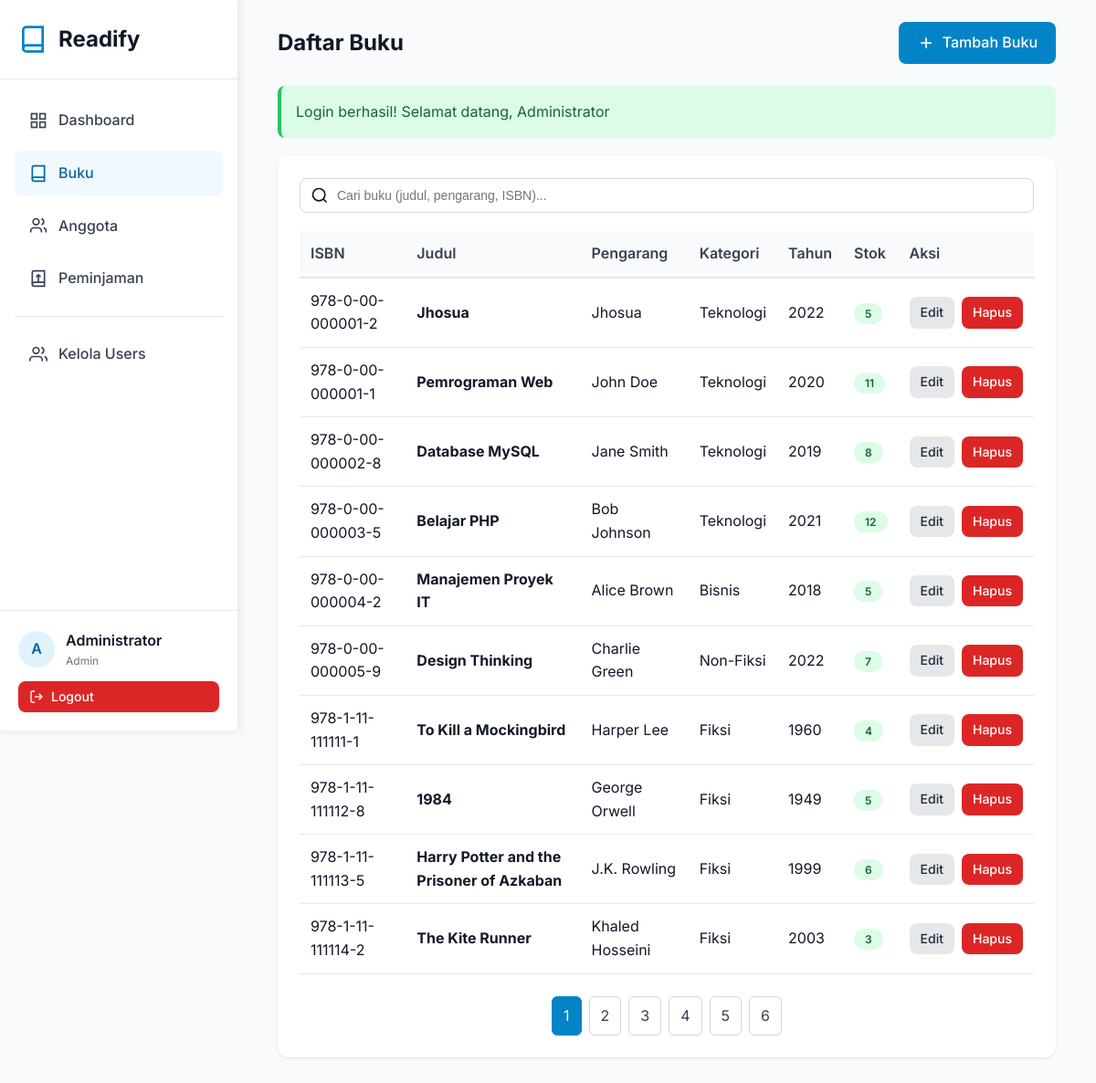
Page /pages/books/index.php (signed in) on the earlier database version.
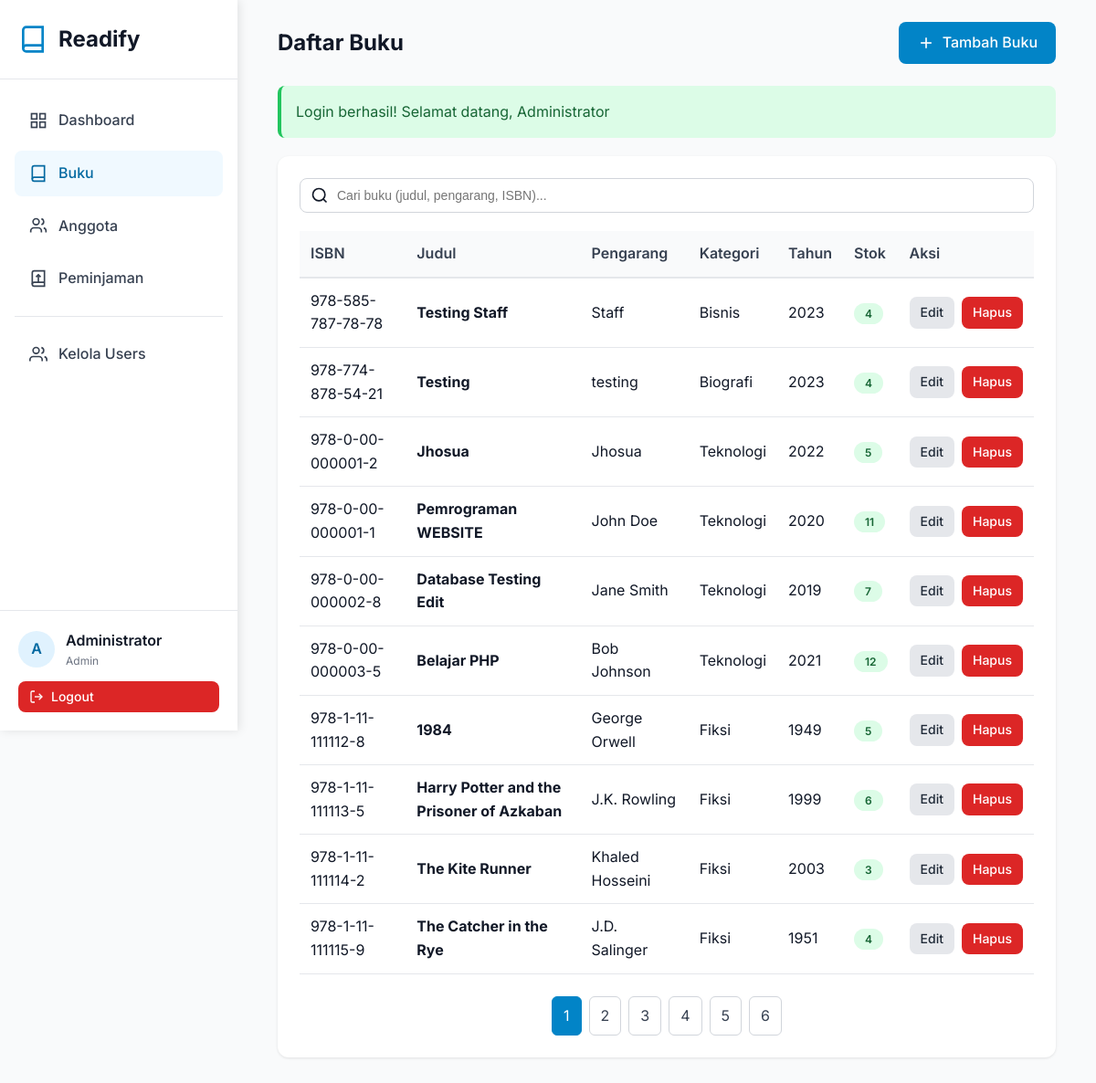
Same page on the later database version.
### tables this page shows
CREATE TABLE `books` (
  `id` int NOT NULL AUTO_INCREMENT,
  `isbn` varchar(20) NOT NULL,
  `title` varchar(255) NOT NULL,
  `author` varchar(100) NOT NULL,
  `publisher` varchar(100) DEFAULT NULL,
  `year` year DEFAULT NULL,
  `category_id` int DEFAULT NULL,
  `stock` int DEFAULT '0',
  `pages` int DEFAULT NULL,
  `description` text,
  `cover_image` varchar(255) DEFAULT NULL,
  `created_at` timestamp NULL DEFAULT CURRENT_TIMESTAMP,
  `updated_at` timestamp NULL DEFAULT CURRENT_TIMESTAMP ON UPDATE CURRENT_TIMESTAMP,
  PRIMARY KEY (`id`),
  UNIQUE KEY `isbn` (`isbn`),
  KEY `category_id` (`category_id`),
  KEY `idx_title` (`title`),
  KEY `idx_author` (`author`),
  KEY `idx_isbn` (`isbn`),
  CONSTRAINT `books_ibfk_1` FOREIGN KEY (`category_id`) REFERENCES `categories` (`id`) ON DELETE SET NULL
);

CREATE TABLE `categories` (
  `id` int NOT NULL AUTO_INCREMENT,
  `name` varchar(50) NOT NULL,
  `description` text,
  `created_at` timestamp NULL DEFAULT CURRENT_TIMESTAMP,
  PRIMARY KEY (`id`),
  UNIQUE KEY `name` (`name`)
);

### config/database.php (called while the page is built, shortened)
<?php
class Database {
    private $host = DB_HOST;
    private $user = DB_USER;
    private $pass = DB_PASS;
    private $dbname = DB_NAME;
    private $conn;
    private function connect() {
        $this->conn = null;
        try {
            $dsn = "mysql:host=" . $this->host . ";dbname=" . $this->dbname . ";charset=utf8mb4";
            $options = [
                PDO::ATTR_ERRMODE => PDO::ERRMODE_EXCEPTION,
                PDO::ATTR_DEFAULT_FETCH_MODE => PDO::FETCH_ASSOC,
                PDO::ATTR_EMULATE_PREPARES => false,
            ];
            $this->conn = new PDO($dsn, $this->user, $this->pass, $options);
        } catch(PDOException $e) {
            $this->error = $e->getMessage();
            die("Connection failed: " . $this->error);
        }
    }
    public function query($sql, $params = []) {
        try {
            $stmt = $this->conn->prepare($sql);
            $stmt->execute($params);
            return $stmt;
        } catch(PDOException $e) {
            throw new Exception($e->getMessage());
        }
    }
    public function fetchAll($sql, $params = []) {
        $stmt = $this->query($sql, $params);
        return $stmt->fetchAll();
    }
    public function fetchOne($sql, $params = []) {
        $stmt = $this->query($sql, $params);
        return $stmt->fetch();
    }
}

### pages/books/index.php (the view, shortened to what the changed rows need)
<?php
$db = new Database();
$page = isset($_GET['page']) ? (int)$_GET['page'] : 1;
$offset = ($page - 1) * ITEMS_PER_PAGE;
$search = isset($_GET['search']) ? sanitize($_GET['search']) : '';
$searchQuery = $search ? " WHERE title LIKE '%$search%' OR author LIKE '%$search%' OR isbn LIKE '%$search%'" : '';
$totalBooks = $db->fetchOne("SELECT COUNT(*) as count FROM books $searchQuery")['count'];
$totalPages = ceil($totalBooks / ITEMS_PER_PAGE);
$books = $db->fetchAll("SELECT b.*, c.name as category_name FROM books b LEFT JOIN categories c ON b.category_id = c.id $searchQuery ORDER BY b.created_at DESC LIMIT " . ITEMS_PER_PAGE . " OFFSET $offset");
include_once '../../includes/header.php';
include_once '../../includes/sidebar.php';
?>
<div class="container">
    <div class="card-header">
        <h1 class="card-title">Daftar Buku</h1>
    </div>
    <div class="card">
        <div class="table-responsive">
            <table class="table">
                <thead>
                    <tr>
                        <th>ISBN</th>
                        <th>Judul</th>
                        <th>Pengarang</th>
                        <th>Kategori</th>
                        <th>Tahun</th>
                        <th>Stok</th>
                        <th>Aksi</th>
                    </tr>
                </thead>
                <tbody>
                    <?php if (empty($books)): ?>
                        <tr>
                            <td colspan="7" style="text-align: center; padding: 40px; color: var(--gray-500);">
                                Tidak ada buku ditemukan
                            </td>
                        </tr>
                    <?php else: ?>
                        <?php foreach ($books as $book): ?>
                            <tr>
                                <td><?php echo htmlspecialchars($book['isbn']); ?></td>
                                <td><strong><?php echo htmlspecialchars($book['title']); ?></strong></td>
                                <td><?php echo htmlspecialchars($book['author']); ?></td>
                                <td><?php echo htmlspecialchars($book['category_name'] ?? '-'); ?></td>
                                <td><?php echo $book['year']; ?></td>
                                <td>
                                    <?php if ($book['stock'] <= 2): ?>
                                        <span class="badge badge-danger"><?php echo $book['stock']; ?></span>
                                    <?php else: ?>
                                        <span class="badge badge-success"><?php echo $book['stock']; ?></span>
                                    <?php endif; ?>
                                </td>
                                <td>
                                    <div style="display: flex; gap: 8px;">
                                        <a href="edit.php?id=<?php echo $book['id']; ?>" class="btn btn-sm btn-secondary">Edit</a>
                                        <a href="delete.php?id=<?php echo $book['id']; ?>" class="btn btn-sm btn-danger" onclick="return confirmDelete('Hapus buku ini?')">Hapus</a>
                                    </div>
                                </td>
                            </tr>
                        <?php endforeach; ?>
                    <?php endif; ?>
                </tbody>
            </table>
        </div>
        <?php if ($totalPages > 1): ?>
            <div class="pagination">
                <?php for ($i = 1; $i <= $totalPages; $i++): ?>
                    <a href="?page=<?php echo $i; ?><?php echo $search ? '&search=' . urlencode($search) : ''; ?>"
                       class="page-link <?php echo $i == $page ? 'active' : ''; ?>">
                        <?php echo $i; ?>
                    </a>
                <?php endfor; ?>
            </div>
        <?php endif; ?>
    </div>
</div>
<?php include_once '../../includes/footer.php'; ?>

Differences in the rows shown:
removed books: isbn "978-0-00-000004-2", title "Manajemen Proyek IT", author "Alice Brown", category.name "Bisnis", year "2018", stock "5"
removed books: isbn "978-0-00-000005-9", title "Design Thinking", author "Charlie Green", category.name "Non-Fiksi", year "2022", stock "7"
removed books: isbn "978-1-11-111111-1", title "To Kill a Mockingbird", author "Harper Lee", category.name "Fiksi", year "1960", stock "4"
added books: isbn "978-585-787-78-78", title "Testing Staff", author "Staff", category.name "Bisnis", year "2023", stock "4"
added books: isbn "978-774-878-54-21", title "Testing", author "testing", category.name "Biografi", year "2023", stock "4"
changed books "John Doe": title "Pemrograman Web" → "Pemrograman WEBSITE"
changed books "Jane Smith": title "Database MySQL" → "Database Testing Edit"; stock "8" → "7"
now on this page (row unchanged): books: isbn "978-1-11-111115-9", title "The Catcher in the Rye", author "J.D. Salinger", category.name "Fiksi", year "1951", stock "4"
